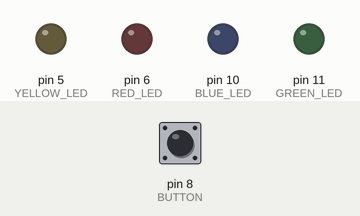
A sketch run on a simulated Arduino Uno, built with avr-gcc and run on an emulated ATmega328P. Parts: output pins drawn as LEDs (lit = HIGH). Dashed ring = blinking. The inputs (shaded band) are chosen by the test bench; at power-on: pin 8 (BUTTON) LOW.

Above: at 1.2 s.
1.3 s: pin 8 (BUTTON) pulled HIGH for 0.15 s
At 2.2 s:
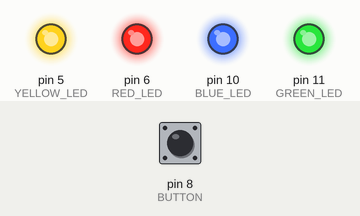
2.9 s: pin 8 (BUTTON) pulled HIGH for 1 s
At 5.1 s:
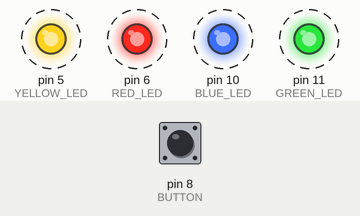
5.9 s: pin 8 (BUTTON) pulled HIGH for 0.15 s
At 6.72 s:
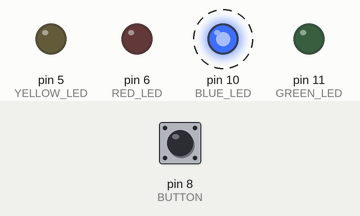
8.9 s: pin 8 (BUTTON) pulled HIGH for 3.2 s
Timing chart, 0 to 14.6 s (numbered marks = the images above; inputs shaded):
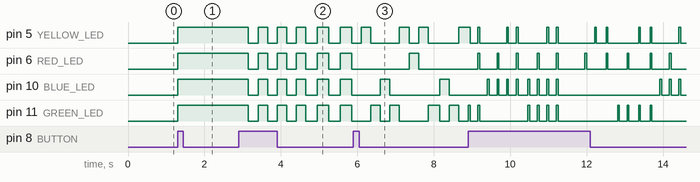

Measured:
- after the input at 1.3 s, pin 5 (YELLOW_LED), pin 6 (RED_LED), pin 10 (BLUE_LED), pin 11 (GREEN_LED): LOW → HIGH at once
- after the input at 2.9 s, pin 5 (YELLOW_LED), pin 6 (RED_LED), pin 10 (BLUE_LED), pin 11 (GREEN_LED): alternates HIGH for 0.25 s and LOW for 0.25 s, starting after 0.25 s
- after the input at 5.9 s, pin 10 (BLUE_LED): alternates HIGH for 0.25 s and LOW for 1.3 s, starting after 0.70 s

The sketch:

part1.ino
```cpp
/*
 *
 * PIE Mini-Project 1: Bike Light
 * Diana Garcia & Gia-Uyen Tran
 * Submitted September 13, 2022
 *
 * As required by the assignment guidelines, this program switches
 * between a group of 4 LEDs between 5 modes (see functions below)
 * when a push button is pressed.
 *
 * Functions:
 * all_off() - turns all LEDs off
 * all_on() - turns all LEDs on
 * all_blinking() - blinks all LEDs on and off in unison
 * bouncing() - alternates LEDs in consecutive order (by location),
 *    then reverse direction
 * binary() - blinks binary numbers up to 15 as if each LED were a
 *    bit in a binary number
 *
 * Hardware Connections:
 * Yellow LED - Pin 5
 * Red LED - Pin 6
 * Button - Pin 8
 * Blue LED - Pin 10
 * Green LED - Pin 11
 *
 */


// Connect components to pins
const int RED_LED = 6;
const int YELLOW_LED = 5;
const int GREEN_LED = 11;
const int BLUE_LED = 10;
const int BUTTON = 8;

// intialize counting variables
int mode = 0;
int counter = 0;
int button_state = 0;
int previous_button = 0;
int button_count = 0;
int ledstate = 0;

// Global variable to store the time that LED last changed state
uint32_t blink_time;


void setup() {

  pinMode(BLUE_LED, OUTPUT);
  pinMode(GREEN_LED, OUTPUT);
  pinMode(YELLOW_LED, OUTPUT);
  pinMode(RED_LED, OUTPUT);
  pinMode(BUTTON, INPUT);

  // Turn LEDs off initially
  digitalWrite(BLUE_LED, LOW);
  digitalWrite(GREEN_LED, LOW);
  digitalWrite(YELLOW_LED, LOW);
  digitalWrite(RED_LED, LOW);

  // Remember the current value of the millis timer
  blink_time = millis();
}


void loop() {

  // Change mode when button is pressed
  button_state = digitalRead(BUTTON);

  if (button_state != previous_button) {
    if (button_state == HIGH) {
      button_count++;
      mode = button_count % 5;
    }
  }
  previous_button = button_state;

  if (mode == 0) {
      all_off();
    } else if (mode == 1) {
      all_on();
    } else if (mode == 2) {
      all_blinking();
    } else if (mode == 3) {
      bouncing();
    } else if (mode == 4) {
      binary();
    }

 delay(50);

}


// ------------- FUNCTIONS ------------- //


void all_on() {

  // Turn all LEDs on
  digitalWrite(RED_LED, HIGH);
  digitalWrite(GREEN_LED, HIGH);
  digitalWrite(BLUE_LED, HIGH);
  digitalWrite(YELLOW_LED, HIGH);

}


void all_off() {

  // Turn all LEDs off
  digitalWrite(RED_LED,LOW);
  digitalWrite(YELLOW_LED,LOW);
  digitalWrite(BLUE_LED,LOW);
  digitalWrite(GREEN_LED,LOW);

}


void all_blinking() {

  uint32_t t;
  t = millis();

  int speed = 250;

  if (t >= blink_time + speed) {
    // Switch states (1: on, 0: off)
    if (ledstate == 1) {
      ledstate = 0;
    } else {
      ledstate = 1;
    }

    if (ledstate == 1) {

      // Turn on all LEDs
      digitalWrite(RED_LED, HIGH);
      digitalWrite(YELLOW_LED, HIGH);
      digitalWrite(GREEN_LED, HIGH);
      digitalWrite(BLUE_LED, HIGH);

    } else {

      // Turn off all LEDs
      digitalWrite(RED_LED,LOW);
      digitalWrite(YELLOW_LED,LOW);
      digitalWrite(BLUE_LED,LOW);
      digitalWrite(GREEN_LED,LOW);

    }
    blink_time = t;
  }

}


void bouncing() {

  int32_t t;
  t = millis();

  int speed = 250;

  if (t >= blink_time + speed) {

    counter++;
    counter = counter % 6;

    if (counter == 0) {

      // Turn on only red light
      digitalWrite(RED_LED, HIGH);
      digitalWrite(GREEN_LED, LOW);
      digitalWrite(BLUE_LED, LOW);
      digitalWrite(YELLOW_LED, LOW);

    } else if (counter == 1 || counter == 5) {

      // Turn on only yellow light
      digitalWrite(RED_LED, LOW);
      digitalWrite(YELLOW_LED, HIGH);
      digitalWrite(GREEN_LED, LOW);
      digitalWrite(BLUE_LED, LOW);

    } else if (counter == 2 || counter == 4) {

      // Turn on only green light
      digitalWrite(RED_LED, LOW);
      digitalWrite(YELLOW_LED, LOW);
      digitalWrite(GREEN_LED, HIGH);
      digitalWrite(BLUE_LED, LOW);

    } else if (counter == 3) {

      // Turn on only blue light
      digitalWrite(RED_LED, LOW);
      digitalWrite(YELLOW_LED, LOW);
      digitalWrite(GREEN_LED, LOW);
      digitalWrite(BLUE_LED, HIGH);

    }

    blink_time = t;

   }
}


void binary() {

  int32_t t;
  t = millis();

  int speed = 250;

  all_off();

  if (t >= blink_time + speed) {

    if (counter <= 15){

      counter++;

      if((counter % 2) > 0) {digitalWrite(RED_LED, HIGH);
        } else { digitalWrite(RED_LED, LOW); }
      if((counter % 4) > 1) { digitalWrite(YELLOW_LED, HIGH);
        } else { digitalWrite(YELLOW_LED, LOW); }
      if((counter % 8) > 3) { digitalWrite(GREEN_LED, HIGH);
        } else { digitalWrite(GREEN_LED, LOW); }
      if((counter % 16) > 7) { digitalWrite(BLUE_LED, HIGH);
        } else { digitalWrite(BLUE_LED, LOW); }

    } else {
      counter = 0;
    }

    blink_time = t;
  }

}
```
